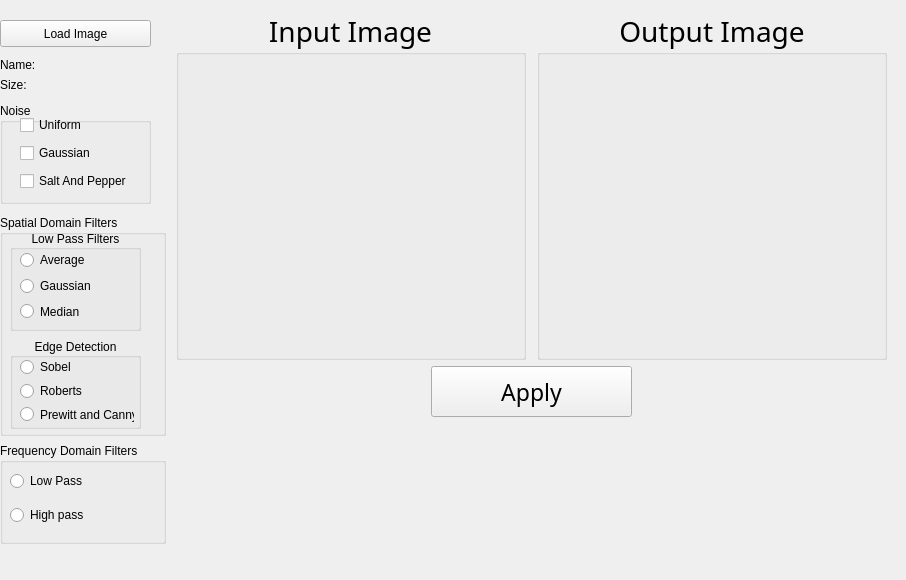
       <widget class="QWidget" name="Filters">
        <attribute name="title">
         <string>Filters</string>
        </attribute>
        <widget class="QWidget" name="gridLayoutWidget_2">
         <property name="geometry">
          <rect>
           <x>0</x>
           <y>10</y>
           <width>897</width>
           <height>561</height>
          </rect>
         </property>
         <layout class="QGridLayout" name="gridLayout_2">
          <item row="1" column="1">
           <spacer name="horizontalSpacer_3">
            <property name="orientation">
             <enum>Qt::Horizontal</enum>
            </property>
            <property name="sizeType">
             <enum>QSizePolicy::Maximum</enum>
            </property>
            <property name="sizeHint" stdset="0">
             <size>
              <width>5</width>
              <height>20</height>
             </size>
            </property>
           </spacer>
          </item>
          <item row="1" column="3">
           <spacer name="horizontalSpacer">
            <property name="orientation">
             <enum>Qt::Horizontal</enum>
            </property>
            <property name="sizeType">
             <enum>QSizePolicy::Maximum</enum>
            </property>
            <property name="sizeHint" stdset="0">
             <size>
              <width>10</width>
              <height>20</height>
             </size>
            </property>
           </spacer>
          </item>
          <item row="1" column="2">
           <layout class="QGridLayout" name="gridLayout_10">
            <item row="0" column="1">
             <layout class="QHBoxLayout" name="horizontalLayout">
              <item>
               <widget class="QGroupBox" name="groupBox_2">
                <property name="minimumSize">
                 <size>
                  <width>350</width>
                  <height>350</height>
                 </size>
                </property>
                <property name="maximumSize">
                 <size>
                  <width>350</width>
                  <height>350</height>
                 </size>
                </property>
                <property name="font">
                 <font>
                  <family>Bahnschrift</family>
                  <pointsize>21</pointsize>
                 </font>
                </property>
                <property name="title">
                 <string>Input Image</string>
                </property>
                <property name="alignment">
                 <set>Qt::AlignCenter</set>
                </property>
                <property name="flat">
                 <bool>false</bool>
                </property>
                <widget class="ImageView" name="filterInput" native="true">
                 <property name="geometry">
                  <rect>
                   <x>30</x>
                   <y>40</y>
                   <width>301</width>
                   <height>301</height>
                  </rect>
                 </property>
                 <property name="sizePolicy">
                  <sizepolicy hsizetype="Fixed" vsizetype="Fixed">
                   <horstretch>0</horstretch>
                   <verstretch>0</verstretch>
                  </sizepolicy>
                 </property>
                 <property name="minimumSize">
                  <size>
                   <width>301</width>
                   <height>301</height>
                  </size>
                 </property>
                 <property name="maximumSize">
                  <size>
                   <width>301</width>
                   <height>301</height>
                  </size>
                 </property>
                </widget>
               </widget>
              </item>
              <item>
               <spacer name="horizontalSpacer_2">
                <property name="orientation">
                 <enum>Qt::Horizontal</enum>
                </property>
                <property name="sizeHint" stdset="0">
                 <size>
                  <width>5</width>
                  <height>20</height>
                 </size>
                </property>
               </spacer>
              </item>
              <item>
               <widget class="QGroupBox" name="groupBox_4">
                <property name="sizePolicy">
                 <sizepolicy hsizetype="Fixed" vsizetype="Fixed">
                  <horstretch>0</horstretch>
                  <verstretch>0</verstretch>
                 </sizepolicy>
                </property>
                <property name="minimumSize">
                 <size>
                  <width>350</width>
                  <height>350</height>
                 </size>
                </property>
                <property name="maximumSize">
                 <size>
                  <width>350</width>
                  <height>350</height>
                 </size>
                </property>
                <property name="font">
                 <font>
                  <family>Bahnschrift</family>
                  <pointsize>21</pointsize>
                 </font>
                </property>
                <property name="title">
                 <string>Output Image</string>
                </property>
                <property name="alignment">
                 <set>Qt::AlignCenter</set>
                </property>
                <widget class="ImageView" name="filterOutput" native="true">
                 <property name="geometry">
                  <rect>
                   <x>30</x>
                   <y>40</y>
                   <width>301</width>
                   <height>301</height>
                  </rect>
                 </property>
                 <property name="sizePolicy">
                  <sizepolicy hsizetype="Fixed" vsizetype="Fixed">
                   <horstretch>0</horstretch>
                   <verstretch>0</verstretch>
                  </sizepolicy>
                 </property>
                 <property name="minimumSize">
                  <size>
                   <width>301</width>
                   <height>301</height>
                  </size>
                 </property>
                 <property name="maximumSize">
                  <size>
                   <width>301</width>
                   <height>301</height>
                  </size>
                 </property>
                </widget>
               </widget>
              </item>
             </layout>
            </item>
            <item row="2" column="1">
             <spacer name="verticalSpacer_7">
              <property name="orientation">
               <enum>Qt::Vertical</enum>
              </property>
              <property name="sizeType">
               <enum>QSizePolicy::Maximum</enum>
              </property>
              <property name="sizeHint" stdset="0">
               <size>
                <width>20</width>
                <height>201</height>
               </size>
              </property>
             </spacer>
            </item>
            <item row="1" column="1">
             <layout class="QHBoxLayout" name="horizontalLayout_3">
              <item>
               <widget class="QPushButton" name="filterApply_btn">
                <property name="minimumSize">
                 <size>
                  <width>0</width>
                  <height>51</height>
                 </size>
                </property>
                <property name="maximumSize">
                 <size>
                  <width>201</width>
                  <height>16777215</height>
                 </size>
                </property>
                <property name="font">
                 <font>
                  <family>Bahnschrift</family>
                  <pointsize>17</pointsize>
                 </font>
                </property>
                <property name="text">
                 <string>Apply</string>
                </property>
               </widget>
              </item>
             </layout>
            </item>
           </layout>
          </item>
          <item row="1" column="0">
           <layout class="QGridLayout" name="gridLayout_3">
            <item row="5" column="0">
             <widget class="QGroupBox" name="noiseGroup">
              <property name="sizePolicy">
               <sizepolicy hsizetype="MinimumExpanding" vsizetype="MinimumExpanding">
                <horstretch>0</horstretch>
                <verstretch>0</verstretch>
               </sizepolicy>
              </property>
              <property name="minimumSize">
               <size>
                <width>151</width>
                <height>101</height>
               </size>
              </property>
              <property name="maximumSize">
               <size>
                <width>151</width>
                <height>101</height>
               </size>
              </property>
              <property name="title">
               <string>Noise</string>
              </property>
              <widget class="QWidget" name="verticalLayoutWidget">
               <property name="geometry">
                <rect>
                 <x>20</x>
                 <y>10</y>
                 <width>111</width>
                 <height>81</height>
                </rect>
               </property>
               <layout class="QVBoxLayout" name="verticalLayout">
                <item>
                 <widget class="QCheckBox" name="noiseUniform_check">
                  <property name="text">
                   <string>Uniform</string>
                  </property>
                 </widget>
                </item>
                <item>
                 <widget class="QCheckBox" name="noiseGaussian_check">
                  <property name="text">
                   <string>Gaussian</string>
                  </property>
                 </widget>
                </item>
                <item>
                 <widget class="QCheckBox" name="noiseSAP_check">
                  <property name="text">
                   <string>Salt And Pepper</string>
                  </property>
                 </widget>
                </item>
               </layout>
              </widget>
             </widget>
            </item>
            <item row="3" column="0">
             <layout class="QVBoxLayout" name="verticalLayout_8">
              <item>
               <widget class="QLabel" name="filterInputName">
                <property name="text">
                 <string>Name:</string>
                </property>
               </widget>
              </item>
              <item>
               <widget class="QLabel" name="filterInputSize">
                <property name="text">
                 <string>Size:</string>
                </property>
               </widget>
              </item>
             </layout>
            </item>
            <item row="0" column="0">
             <spacer name="verticalSpacer">
              <property name="orientation">
               <enum>Qt::Vertical</enum>
              </property>
              <property name="sizeType">
               <enum>QSizePolicy::Maximum</enum>
              </property>
              <property name="sizeHint" stdset="0">
               <size>
                <width>1</width>
                <height>10</height>
               </size>
              </property>
             </spacer>
            </item>
            <item row="14" column="0">
             <spacer name="verticalSpacer_4">
              <property name="orientation">
               <enum>Qt::Vertical</enum>
              </property>
              <property name="sizeType">
               <enum>QSizePolicy::Expanding</enum>
              </property>
              <property name="sizeHint" stdset="0">
               <size>
                <width>1</width>
                <height>5</height>
               </size>
              </property>
             </spacer>
            </item>
            <item row="4" column="0">
             <spacer name="verticalSpacer3">
              <property name="orientation">
               <enum>Qt::Vertical</enum>
              </property>
              <property name="sizeType">
               <enum>QSizePolicy::Maximum</enum>
              </property>
              <property name="sizeHint" stdset="0">
               <size>
                <width>1</width>
                <height>5</height>
               </size>
              </property>
             </spacer>
            </item>
            <item row="11" column="0">
             <widget class="QGroupBox" name="freqDomainGroup">
              <property name="minimumSize">
               <size>
                <width>151</width>
                <height>101</height>
               </size>
              </property>
              <property name="title">
               <string>Frequency Domain Filters</string>
              </property>
              <widget class="QWidget" name="verticalLayoutWidget_5">
               <property name="geometry">
                <rect>
                 <x>10</x>
                 <y>20</y>
                 <width>131</width>
                 <height>71</height>
                </rect>
               </property>
               <layout class="QVBoxLayout" name="verticalLayout_12">
                <item>
                 <widget class="QRadioButton" name="filterLowPass_btn">
                  <property name="text">
                   <string>Low Pass</string>
                  </property>
                 </widget>
                </item>
                <item>
                 <widget class="QRadioButton" name="filterhighPass_btn">
                  <property name="text">
                   <string>High pass</string>
                  </property>
                 </widget>
                </item>
               </layout>
              </widget>
             </widget>
            </item>
            <item row="10" column="0">
             <spacer name="verticalSpacer6">
              <property name="orientation">
               <enum>Qt::Vertical</enum>
              </property>
              <property name="sizeType">
               <enum>QSizePolicy::Maximum</enum>
              </property>
              <property name="sizeHint" stdset="0">
               <size>
                <width>1</width>
                <height>1</height>
               </size>
              </property>
             </spacer>
            </item>
            <item row="2" column="0">
             <spacer name="verticalSpacer2">
              <property name="orientation">
               <enum>Qt::Vertical</enum>
              </property>
              <property name="sizeType">
               <enum>QSizePolicy::Maximum</enum>
              </property>
              <property name="sizeHint" stdset="0">
               <size>
                <width>1</width>
                <height>5</height>
               </size>
              </property>
             </spacer>
            </item>
            <item row="7" column="0">
             <spacer name="verticalSpacer4">
              <property name="orientation">
               <enum>Qt::Vertical</enum>
              </property>
              <property name="sizeType">
               <enum>QSizePolicy::Maximum</enum>
              </property>
              <property name="sizeHint" stdset="0">
               <size>
                <width>1</width>
                <height>5</height>
               </size>
              </property>
             </spacer>
            </item>
            <item row="1" column="0">
             <widget class="QPushButton" name="filterLoader">
              <property name="sizePolicy">
               <sizepolicy hsizetype="MinimumExpanding" vsizetype="MinimumExpanding">
                <horstretch>0</horstretch>
                <verstretch>0</verstretch>
               </sizepolicy>
              </property>
              <property name="maximumSize">
               <size>
                <width>151</width>
                <height>51</height>
               </size>
              </property>
              <property name="text">
               <string>Load Image</string>
              </property>
             </widget>
            </item>
            <item row="8" column="0">
             <widget class="QGroupBox" name="spatialDomainFiltersGroup">
              <property name="minimumSize">
               <size>
                <width>151</width>
                <height>221</height>
               </size>
              </property>
              <property name="title">
               <string>Spatial Domain Filters</string>
              </property>
              <widget class="QWidget" name="verticalLayoutWidget_4">
               <property name="geometry">
                <rect>
                 <x>10</x>
                 <y>15</y>
                 <width>131</width>
                 <height>201</height>
                </rect>
               </property>
               <layout class="QVBoxLayout" name="verticalLayout_2">
                <item>
                 <widget class="QGroupBox" name="lpfGroup">
                  <property name="sizePolicy">
                   <sizepolicy hsizetype="Minimum" vsizetype="Minimum">
                    <horstretch>0</horstretch>
                    <verstretch>0</verstretch>
                   </sizepolicy>
                  </property>
                  <property name="minimumSize">
                   <size>
                    <width>0</width>
                    <height>0</height>
                   </size>
                  </property>
                  <property name="maximumSize">
                   <size>
                    <width>131</width>
                    <height>101</height>
                   </size>
                  </property>
                  <property name="title">
                   <string>Low Pass Filters</string>
                  </property>
                  <property name="alignment">
                   <set>Qt::AlignCenter</set>
                  </property>
                  <widget class="QWidget" name="verticalLayoutWidget_2">
                   <property name="geometry">
                    <rect>
                     <x>10</x>
                     <y>20</y>
                     <width>111</width>
                     <height>71</height>
                    </rect>
                   </property>
                   <layout class="QVBoxLayout" name="verticalLayout_3">
                    <item>
                     <widget class="QRadioButton" name="filtersAverage_check">
                      <property name="text">
                       <string>Average</string>
                      </property>
                     </widget>
                    </item>
                    <item>
                     <widget class="QRadioButton" name="filtersGaussian_check">
                      <property name="text">
                       <string>Gaussian</string>
                      </property>
                     </widget>
                    </item>
                    <item>
                     <widget class="QRadioButton" name="filtersMedian_check">
                      <property name="text">
                       <string>Median</string>
                      </property>
                     </widget>
                    </item>
                   </layout>
                  </widget>
                 </widget>
                </item>
                <item>
                 <spacer name="verticalSpacer5">
                  <property name="orientation">
                   <enum>Qt::Vertical</enum>
                  </property>
                  <property name="sizeType">
                   <enum>QSizePolicy::Maximum</enum>
                  </property>
                  <property name="sizeHint" stdset="0">
                   <size>
                    <width>1</width>
                    <height>1</height>
                   </size>
                  </property>
                 </spacer>
                </item>
                <item>
                 <widget class="QGroupBox" name="egdeGroup">
                  <property name="minimumSize">
                   <size>
                    <width>0</width>
                    <height>0</height>
                   </size>
                  </property>
                  <property name="maximumSize">
                   <size>
                    <width>131</width>
                    <height>91</height>
                   </size>
                  </property>
                  <property name="title">
                   <string>Edge Detection</string>
                  </property>
                  <property name="alignment">
                   <set>Qt::AlignCenter</set>
                  </property>
                  <widget class="QWidget" name="verticalLayoutWidget_3">
                   <property name="geometry">
                    <rect>
                     <x>10</x>
                     <y>20</y>
                     <width>114</width>
                     <height>65</height>
                    </rect>
                   </property>
                   <layout class="QVBoxLayout" name="verticalLayout_4">
                    <item>
                     <widget class="QRadioButton" name="edgeSobel_check">
                      <property name="text">
                       <string>Sobel</string>
                      </property>
                     </widget>
                    </item>
                    <item>
                     <widget class="QRadioButton" name="edgeRoberts_check">
                      <property name="text">
                       <string>Roberts</string>
                      </property>
                     </widget>
                    </item>
                    <item>
                     <widget class="QRadioButton" name="edgePrewitt_check">
                      <property name="text">
                       <string>Prewitt and Canny</string>
                      </property>
                     </widget>
                    </item>
                   </layout>
                  </widget>
                 </widget>
                </item>
               </layout>
              </widget>
             </widget>
            </item>
           </layout>
          </item>
         </layout>
        </widget>
       </widget>
